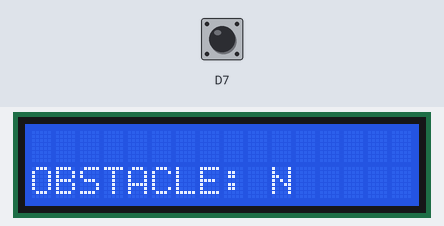
Bench run of a sketch on a simulated ESP8266 (NodeMCU). Shown: 16×2 character LCD. The inputs (shaded band) are chosen by the test bench; at power-on: D7 HIGH.

Above: at 1.2 s.
1.3 s: D7 pulled LOW for 0.25 s
At 1.59 s:
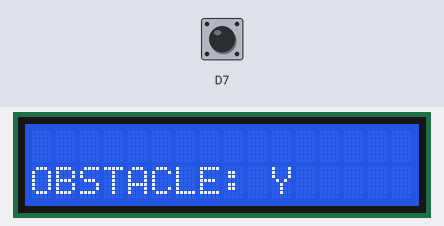
3.1 s: D7 pulled LOW for 3.2 s
Timing chart, 0 to 6.1 s (numbered marks = the images above; inputs shaded):
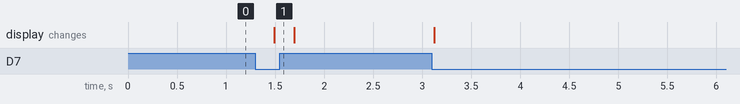

Measured:
- after the input at 1.3 s, the display: changes after 0.19 s (image 1)

The sketch:

LCD_With_IR_sensor.ino
```cpp
#include<LiquidCrystal.h>

const int rs=D1, en=D2, d4=D3, d5=D4, d6=D5, d7=D6;
LiquidCrystal lcd(rs,en,d4,d5,d6,d7);

 void setup()
 {
  lcd.begin(16,2);
  pinMode(D7,INPUT_PULLUP);
  lcd.setCursor(0,0);
  lcd.print("OBSTACLE DETECTED");
 }
 void loop()
 {
  int IR_VAL=digitalRead(D7);
  if(IR_VAL==LOW)
  {
    lcd.clear();
    lcd.setCursor(0,1);
    lcd.print("OBSTACLE: Y");
    delay(200);

  }
  else {
    lcd.clear();
    lcd.setCursor(0,1);
    lcd.print("OBSTACLE: N");
    delay(200);
  }
 }
```
